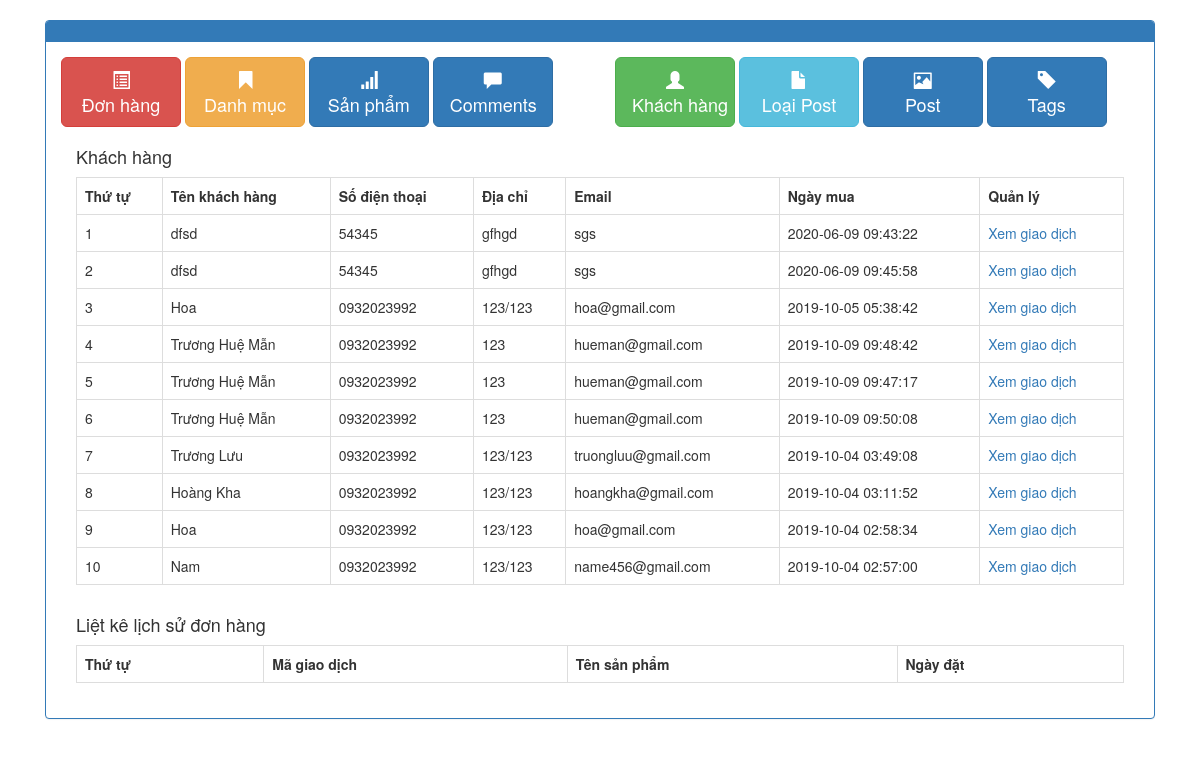
The app's page /admin/xulykhachhang.php with its own data.
### tables this page shows
CREATE TABLE `tbl_giaodich` (
  `giaodich_id` int(11) NOT NULL,
  `sanpham_id` int(11) NOT NULL,
  `soluong` int(11) NOT NULL,
  `magiaodich` varchar(50) NOT NULL,
  `ngaythang` timestamp NOT NULL DEFAULT current_timestamp() ON UPDATE current_timestamp(),
  `khachhang_id` int(11) NOT NULL,
  `tinhtrangdon` int(11) NOT NULL DEFAULT 0,
  `huydon` int(11) NOT NULL DEFAULT 0
);

CREATE TABLE `tbl_khachhang` (
  `khachhang_id` int(11) NOT NULL,
  `name` varchar(100) NOT NULL,
  `phone` varchar(50) NOT NULL,
  `address` varchar(200) NOT NULL,
  `note` text NOT NULL,
  `email` varchar(150) NOT NULL,
  `password` varchar(100) NOT NULL,
  `giaohang` int(11) NOT NULL
);

### admin/xulykhachhang.php (the view, shortened to what this page needs)
<?php
	include('../db/connect.php');
?>
<!DOCTYPE html>
<html lang="en">
<head>
	<link href="../css/bootstrap.css" rel="stylesheet" type="text/css" media="all" />
	<link href="../css/admin-dashboard.css" rel="stylesheet" type="text/css" media="all" />
	<link href="../css/Chart.css" rel="stylesheet" type="text/css" media="all" />
	<link href="//netdna.bootstrapcdn.com/bootstrap/3.0.0/css/bootstrap.min.css" rel="stylesheet" id="bootstrap-css">
</head>
<body>
<div class="container">
		<div class="row">
			<div class="col-md-12">
				<div class="panel panel-primary">
					<div class="panel-heading">
					</div>
					<div class="panel-body">
						<div class="row">
							<div class="col-xs-6 col-md-6">
							<a href="xulydonhang.php" class="btn btn-danger btn-lg" role="button"><span class="glyphicon glyphicon-list-alt"></span> <br/>Đơn hàng</a>
							<a href="xulydanhmuc.php" class="btn btn-warning btn-lg" role="button"><span class="glyphicon glyphicon-bookmark"></span> <br/>Danh mục</a>
							<a href="xulysanpham.php" class="btn btn-primary btn-lg" role="button"><span class="glyphicon glyphicon-signal"></span> <br/>Sản phẩm</a>
							<a href="" class="btn btn-primary btn-lg" role="button"><span class="glyphicon glyphicon-comment"></span> <br/>Comments</a>
							</div>
							<div class="col-xs-6 col-md-6">
							<a href="xulykhachhang.php" class="btn btn-success btn-lg" role="button"><span class="glyphicon glyphicon-user"></span> <br/>Khách hàng</a>
							<a href="xulydanhmucbaiviet.php" class="btn btn-info btn-lg" role="button"><span class="glyphicon glyphicon-file"></span> <br/>Loại Post </a>
							<a href="xulybaiviet.php" class="btn btn-primary btn-lg" role="button"><span class="glyphicon glyphicon-picture"></span> <br/>Post</a>
							<a href="#" class="btn btn-primary btn-lg" role="button"><span class="glyphicon glyphicon-tag"></span> <br/>Tags</a>
							</div>
						</div>
						<div>
							<div class="col-md-12">
								<h4>Khách hàng</h4>
								<?php
								$sql_select_khachhang = mysqli_query($con,"SELECT * FROM tbl_khachhang,tbl_giaodich WHERE tbl_khachhang.khachhang_id=tbl_giaodich.khachhang_id GROUP BY tbl_giaodich.magiaodich ORDER BY tbl_khachhang.khachhang_id DESC");
								?>
								<table class="table table-bordered ">
									<tr>
										<th>Thứ tự</th>
										<th>Tên khách hàng</th>
										<th>Số điện thoại</th>
										<th>Địa chỉ</th>
										<th>Email</th>
										<th>Ngày mua</th>
										<th>Quản lý</th>
									</tr>
									<?php
									$i = 0;
									while($row_khachhang = mysqli_fetch_array($sql_select_khachhang)){
										$i++;
									?>
									<tr>
										<td><?php echo $i; ?></td>
										<td><?php echo $row_khachhang['name']; ?></td>
										<td><?php echo $row_khachhang['phone']; ?></td>
										<td><?php echo $row_khachhang['address']; ?></td>
										<td><?php echo $row_khachhang['email'] ?></td>
										<td><?php echo $row_khachhang['ngaythang'] ?></td>
										<td><a href="?quanly=xemgiaodich&khachhang=<?php echo $row_khachhang['magiaodich'] ?>">Xem giao dịch</a></td>
									</tr>
									<?php
									}
									?>
								</table>
							</div>
							<div class="col-md-12">
								<h4>Liệt kê lịch sử đơn hàng</h4>
								<table class="table table-bordered ">
									<tr>
										<th>Thứ tự</th>
										<th>Mã giao dịch</th>
										<th>Tên sản phẩm</th>
										<th>Ngày đặt</th>
									</tr>
								</table>
							</div>
						</div>
					</div>
				</div>
			</div>
		</div>
	</div>
</body>
</html>

### css/admin-dashboard.css (style rules this page uses)
body { padding-top:20px; }
.panel-body .btn:not(.btn-block) { width:120px;margin-bottom:10px; }

### records on screen
tbl_giaodich: khachhang.name "dfsd", khachhang.phone "54345", khachhang.address "gfhgd", khachhang.email "sgs", ngaythang "2020-06-09 09:43:22"
tbl_giaodich: khachhang.name "dfsd", khachhang.phone "54345", khachhang.address "gfhgd", khachhang.email "sgs", ngaythang "2020-06-09 09:45:58"
tbl_giaodich: khachhang.name "Hoa", khachhang.phone "0932023992", khachhang.address "123/123", khachhang.email "hoa@gmail.com", ngaythang "2019-10-05 05:38:42"
tbl_giaodich: khachhang.name "Trương Huệ Mẫn", khachhang.phone "0932023992", khachhang.address "123", khachhang.email "hueman@gmail.com", ngaythang "2019-10-09 09:48:42"
tbl_giaodich: khachhang.name "Trương Huệ Mẫn", khachhang.phone "0932023992", khachhang.address "123", khachhang.email "hueman@gmail.com", ngaythang "2019-10-09 09:47:17"
tbl_giaodich: khachhang.name "Trương Huệ Mẫn", khachhang.phone "0932023992", khachhang.address "123", khachhang.email "hueman@gmail.com", ngaythang "2019-10-09 09:50:08"
tbl_giaodich: khachhang.name "Trương Lưu", khachhang.phone "0932023992", khachhang.address "123/123", khachhang.email "truongluu@gmail.com", ngaythang "2019-10-04 03:49:08"
tbl_giaodich: khachhang.name "Hoàng Kha", khachhang.phone "0932023992", khachhang.address "123/123", khachhang.email "hoangkha@gmail.com", ngaythang "2019-10-04 03:11:52"
tbl_giaodich: khachhang.name "Hoa", khachhang.phone "0932023992", khachhang.address "123/123", khachhang.email "hoa@gmail.com", ngaythang "2019-10-04 02:58:34"
tbl_giaodich: khachhang.name "Nam", khachhang.phone "0932023992", khachhang.address "123/123", khachhang.email "name456@gmail.com", ngaythang "2019-10-04 02:57:00"
